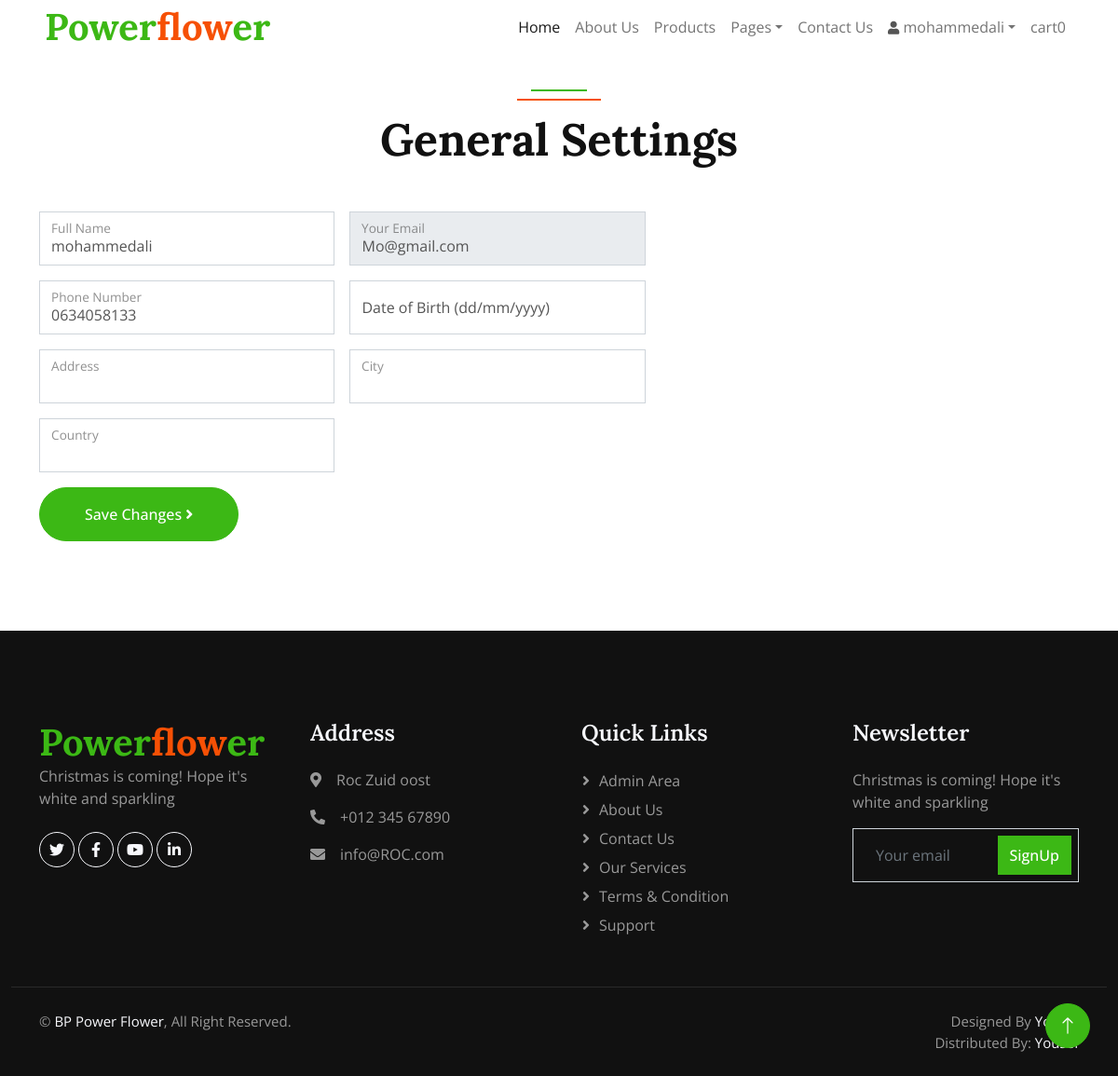
The app's page /profile.php (signed in) with its own data.
### tables this page shows
CREATE TABLE `users` (
  `id` int(11) NOT NULL,
  `FullName` varchar(128) DEFAULT NULL,
  `EmailId` varchar(100) DEFAULT NULL,
  `Password` varchar(100) DEFAULT NULL,
  `ContactNo` char(11) DEFAULT NULL,
  `dob` varchar(100) DEFAULT NULL,
  `Address` varchar(255) DEFAULT NULL,
  `City` varchar(100) DEFAULT NULL,
  `Country` varchar(100) DEFAULT NULL,
  `RegDate` timestamp NULL DEFAULT current_timestamp()
);

### profile.php (the view, shortened to what this page needs)
<?php
include('includes/config.php');
if (strlen($_SESSION['login']) == 0) {
	header('location:profile.php');
}
else{
?>
<!DOCTYPE html>
<html lang="en">
<head>
    <link href="https://cdnjs.cloudflare.com/ajax/libs/font-awesome/5.10.0/css/all.min.css" rel="stylesheet">
    <link href="https://cdn.jsdelivr.net/npm/bootstrap-icons@1.4.1/font/bootstrap-icons.css" rel="stylesheet">
    <link href="assets/alib/animate/animate.min.css" rel="stylesheet">
    <link href="assets/lib/owlcarousel/assets/owl.carousel.min.css" rel="stylesheet">
    <link href="assets/css/bootstrap.min.css" rel="stylesheet">
    <link href="assets/css/style.css" rel="stylesheet">
</head>
<body>
        <?php include('includes/header.php'); ?>
    <?php
$useremail=$_SESSION['login'];
$sql = "SELECT * from users where EmailId=:useremail";
$query = $dbh -> prepare($sql);
$query -> bindParam(':useremail',$useremail, PDO::PARAM_STR);
$query->execute();
$results=$query->fetchAll(PDO::FETCH_OBJ);
if($query->rowCount() > 0)
{
foreach($results as $result)
{ ?>
    <div class="container-xxl py-6">
        <div class="container">
            <div class="section-header text-center mx-auto mb-5 wow fadeInUp" data-wow-delay="0.1s" style="max-width: 500px;">
                <h1 class="display-5 mb-3">General Settings</h1>
            </div>
                <div class="col-lg-7 col-md-12 wow fadeInUp" data-wow-delay="0.5s">
                    <form method="post" onSubmit="return valid();">
                        <div class="row g-3">
                            <div class="col-md-6">
                                <div class="form-floating">
                                    <input class="form-control" name="fullname" value="<?php echo htmlentities($result->FullName);?>" id="fullname" type="text"  required>
                                    <label for="control-label">Full Name</label>
                                </div>
                            </div>
                            <div class="col-md-6">
                                <div class="form-floating">
                                    <input class="form-control" value="<?php echo htmlentities($result->EmailId);?>" name="emailid" id="email" type="email" required readonly>
                                    <label for="control-label">Your Email</label>
                                </div>
                            </div>
                            <div class="col-md-6">
                                <div class="form-floating">
                                    <input class="form-control" name="mobilenumber" value="<?php echo htmlentities($result->ContactNo);?>" id="phone-number" type="text" required>
                                    <label for="control-label">Phone Number</label>
                                </div>
                            </div>
                            <div class="col-md-6">
                                <div class="form-floating">
                                    <input class="form-control" value="<?php echo htmlentities($result->dob);?>" name="dob" placeholder="dd/mm/yyyy" id="birth-date" type="text">
                                    <label class="control-label">Date of Birth&nbsp;(dd/mm/yyyy)</label>
                                </div>
                            </div>
                            <div class="col-md-6">
                                <div class="form-floating">
                                    <input type="text" class="form-control" id="name"  name="address" rows="4" value="<?php echo htmlentities($result->Address);?>" >
                                    <label for="name">Address</label>
                                </div>
                            </div>
                            <div class="col-md-6">
                                <div class="form-floating">
                                    <input type="text" class="form-control" id="city" name="city" value="<?php echo htmlentities($result->City);?>" >
                                    <label for="control-label">City</label>
                                </div>
                            </div>
                            <div class="col-md-6">
                                <div class="form-floating">
                                    <input class="form-control" id="country" name="country" value="<?php echo htmlentities($result->Country);?>" type="text">
                                    <label for="control-label">Country</label>
                                </div>
                            </div>
                            <?php }} ?>
                            <div class="col-12">
                                <button class="btn btn-primary rounded-pill py-3 px-5" type="submit" name="updateprofile">Save Changes <span class="angle_arrow"><i class="fa fa-angle-right" aria-hidden="true"></i></span></button>
                            </div>
                        </div>
                    </form>
                </div>
            </div>
        </div>
    <?php include('includes/footer.php'); ?>
    <a href="#" class="btn btn-lg btn-primary btn-lg-square rounded-circle back-to-top"><i class="bi bi-arrow-up"></i></a>
</body>
</html>
<?php } ?>

### includes/header.php (shortened to what this page needs)
<header>
 <div class="container-fluid fixed-top px-0 wow fadeIn" data-wow-delay="0.1s">
        <nav class="navbar navbar-expand-lg navbar-light py-lg-0 px-lg-5 wow fadeIn" data-wow-delay="0.1s">
            <a href="index.php" class="navbar-brand ms-4 ms-lg-0">
                <h1 class="fw-bold text-primary m-0">Power<span class="text-secondary">flow</span>er</h1>
            </a>
            <div class="collapse navbar-collapse" id="navbarCollapse">
                <div class="navbar-nav ms-auto p-4 p-lg-0">
                    <a href="index.php" class="nav-item nav-link active">Home</a>
                    <a href="about.php" class="nav-item nav-link">About Us</a>
                    <a href="product.php" class="nav-item nav-link">Products</a>
                    <div class="nav-item dropdown">
                        <a href="#" class="nav-link dropdown-toggle" data-bs-toggle="dropdown">Pages</a>
                    </div>
                    <a href="contact.php" class="nav-item nav-link">Contact Us</a>
                    <div class="nav-item dropdown">
                        <a href="#loginform" onclick="myFunction()" class="nav-link dropdown-toggle" data-bs-toggle="dropdown"><small class="fa fa-user text-body"></small>
                        <?php
                            $email = $_SESSION['login'];
                            $sql = "SELECT FullName FROM users WHERE EmailId=:email ";
                            $query = $dbh->prepare($sql);
                            $query->bindParam(':email', $email, PDO::PARAM_STR);
                            $query->execute();
                            $results = $query->fetchAll(PDO::FETCH_OBJ);
                            if ($query->rowCount() > 0) {
                            foreach ($results as $result) {
                                echo htmlentities($result->FullName);
                            }
                        } ?></a>
                    </div>
                    <?php
                    $count_cart_items = $dbh->prepare("SELECT * FROM `cart` WHERE user_id = ?");
                    $count_cart_items->execute([$user_id]);
                    $total_cart_items = $count_cart_items->rowCount();
                    ?>
                    <a href="cart.php" class="nav-item nav-link">cart<span><?= $total_cart_items; ?></span></a>
                </div>
            </div>
        </nav>
    </div>
</header>

### assets/css/style.css (style rules this page uses)
:root { --primary: #3CB815; --secondary: #F65005; --light: #F7F8FC; --dark: #111111; --main-color: #2980b9; --red: #e74c3c; --orange: #f39c12; --light-color: #666; --light-bg: #eee; --white: #fff; --black: #2c3e50; --border: .1rem solid rgba(0,0,0,.3); --box-shodow: 0 .5rem 1rem rgba(0,0,0,.1); }
.back-to-top { position: fixed; display: none; right: 30px; bottom: 30px; z-index: 99; }
.py-6 { padding-top: 6rem; padding-bottom: 6rem; }
.btn { font-weight: 500; transition: .5s; }
.btn.btn-primary, .btn.btn-secondary, .btn.btn-outline-primary:hover, .btn.btn-outline-secondary:hover { color: #FFFFFF; }
.btn-lg-square { width: 48px; height: 48px; }
.btn-square, .btn-sm-square, .btn-lg-square { padding: 0; display: flex; align-items: center; justify-content: center; font-weight: normal; }
nav { display: flex; background: rgb(255, 255, 255); padding: 5px 20px; }
a { color: rgb(0, 0, 0); text-decoration: none; }
.section-header { position: relative; padding-top: 25px; }
.section-header::before { position: absolute; content: ""; width: 60px; height: 2px; top: 0; left: 50%; transform: translateX(-50%); background: var(--primary); }
.section-header::after { position: absolute; content: ""; width: 90px; height: 2px; top: 10px; left: 50%; transform: translateX(-50%); background: var(--secondary); }

### records on screen
users: FullName "mohammedali", fullname "mohammedali", emailid "Mo@gmail.com", mobilenumber "0634058133"

### other values on screen
$total_cart_items "0"
